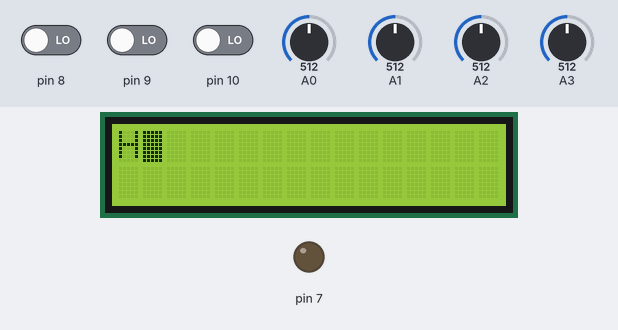
The sketch below on a simulated Arduino Uno, built with avr-gcc and run on an emulated ATmega328P. On the bench: 16×2 character LCD, output pins drawn as LEDs (lit = HIGH). The inputs (shaded band) are chosen by the test bench; at power-on: pin 8 LOW, pin 10 LOW, A0 = 512, pin 9 LOW, A1 = 512, A2 = 512, A3 = 512. What the sketch prints to the serial monitor is not drawn.

Above: at 0.8 s.
0.9 s: pin 8 driven HIGH
At 1.34 s:
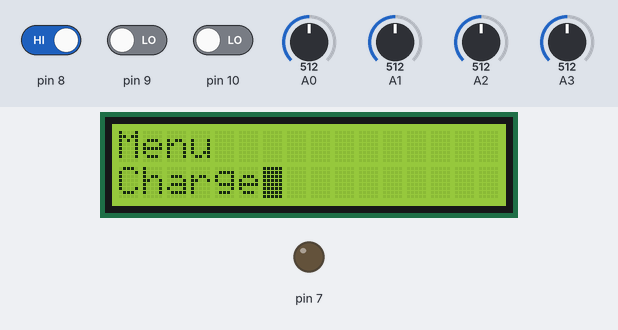
3.2 s: pin 10 driven HIGH
At 5.04 s:
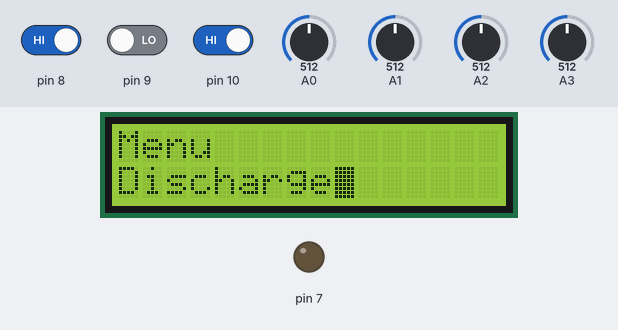
6.2 s: pin 8 driven LOW
At 8.6 s:
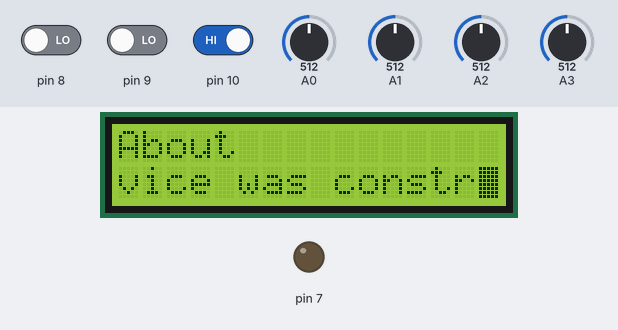
8.7 s: pin 8 driven HIGH
At 9.24 s:
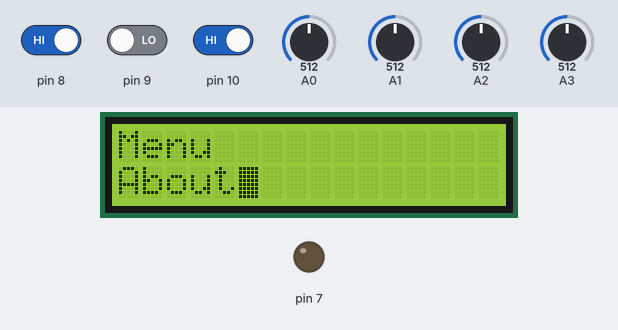
10.9 s: A0 set to 10
At 11.11 s:
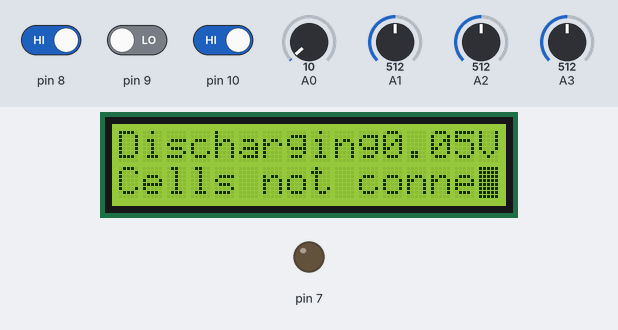
13.9 s: A0 set to 18
16.1 s: A0 set to 22
At 18.85 s:
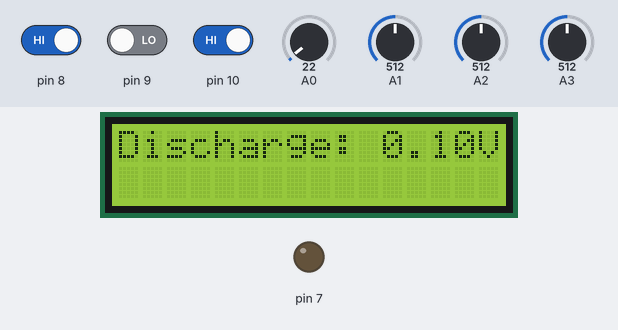
Timing chart, 0 to 20.1 s (numbered marks = the images above; inputs shaded):
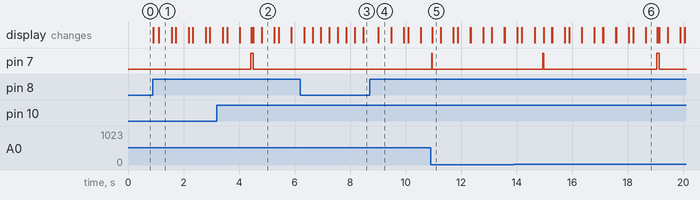

The sketch:

LiPo_Station_charge_discharge_balance.ino
```cpp
#include <LiquidCrystal.h>

LiquidCrystal lcd(12, 11, 5, 4, 3, 2);

int Poz, Ok;

int NrOfCells;
float CellVoltage[4];
float DischargeVoltage = 3.85;
float MinVoltage;

String MenuFunctions[6] = {"Charge", "Discharge", "Balance",
                           "Help",   "About",     "Nothing"};
int IMenuFunctions;

String AllCells;

String HelpMessage =
    "To use this device, press the ok button to select and the + and - buttons "
    "to navigate";
String AboutMessage1 =
    "This device was constructed by Teodor Neagoe as a learning arduino "
    "experiment in the summer of 2021. Please treat it as such!";
String AboutMessage2 =
    "Actually, the real cause of builiding this was the lack of a device that "
    "can put my LiPo acc on storage mode. As buying one is expensive, and I "
    "was planning on not useing one after finishing highshool, I've made this. "
    "Enjoy!";
String dischargeDone = "Discharge done!";

String ReadCells() {
    CellVoltage[0] = analogRead(A0) * 5.0 / 1023;
    CellVoltage[1] = analogRead(A1) * 5.0 / 1023 * 1.998 - CellVoltage[0];
    CellVoltage[2] =
        analogRead(A2) * 5.0 / 1023 * 3.204 - CellVoltage[1] - CellVoltage[0];
    CellVoltage[3] = analogRead(A3) * 5.0 / 1023 * 4.3 - CellVoltage[2] -
                     CellVoltage[1] - CellVoltage[0];
    NrOfCells = 0;  // This needs improvement: to check nr of cells, u have 2
                    // cases, and I've checked just the first case: Reading of a
                    // non-cell is I. 0 (so it's connected to ground), II.
                    // fluctuateing (so it's not connected to ground)
    for (int j = 0; j < 4 && analogRead(14 + j) > 20; j++) NrOfCells = j + 1;
    String allCells = "Cells not connected";
    if (NrOfCells > 0)
        allCells = "                C1: " + (String)CellVoltage[0],
        MinVoltage = CellVoltage[0];
    for (int i = 1; i < NrOfCells; i++)
        allCells += ", C" + (String)(i + 1) + ": " + (String)CellVoltage[i],
            MinVoltage += CellVoltage[i];
    MinVoltage /= NrOfCells;
    allCells += "                ";
    Serial.println(allCells);
    return allCells;
}

void setup() {
    Serial.begin(9600);
    lcd.begin(16, 2);

    pinMode(7, OUTPUT);
    pinMode(8, INPUT);
    pinMode(9, INPUT);
    pinMode(10, INPUT);
    pinMode(A0, INPUT);
    pinMode(A1, INPUT);
    pinMode(A2, INPUT);
    pinMode(A3, INPUT);
    pinMode(A4, INPUT);
    pinMode(A5, INPUT);

    lcd.blink();
    String hiMessage = "Hi...";
    for (int i = 0; i < hiMessage.length(); i++) {
        lcd.print(hiMessage[i]);
        while (millis() < i * 1000 + 1000)
            if (digitalRead(8)) {
                break;
            }
    }
    lcd.noBlink();

    lcd.setCursor(0, 1);
    lcd.print("   (Press ok)");
    while (!digitalRead(8) && millis() < 8000) {
    }
    delay(200);

    lcd.clear();
    String introMessage =
        "This is Teon's accumulator charger, discharger and balancer!          "
        "      ";
    lcd.setCursor(0, 1);
    lcd.print("   (Press ok)");
    for (int i = 0; i < (introMessage.length() - 15) * 2; i++) {
        lcd.home();
        lcd.print(introMessage.substring(Poz, Poz + 15));
        Poz = ++Poz % (introMessage.length() - 15);
        for (int j = 0; j < 250; j++) {
            if (digitalRead(8) == HIGH) {
                i = (introMessage.length() - 15) * 2;
                break;
            }
            delay(1);
        }
    }
}

void loop() {
    lcd.clear();
    lcd.print("Menu");
    lcd.setCursor(0, 1);
    lcd.print(MenuFunctions[IMenuFunctions]);
    lcd.blink();
    delay(150);  // variable + settings - for future
    if (digitalRead(10) == HIGH) IMenuFunctions = ++IMenuFunctions % 6;
    if (digitalRead(9) == HIGH)
        IMenuFunctions = (IMenuFunctions <= 0) ? 5 : --IMenuFunctions;
    if (digitalRead(8) == HIGH) {
        delay(300);
        switch (IMenuFunctions) {
            case 0: {
                lcd.clear();
                lcd.print("Charge");
                lcd.setCursor(0, 1);
                lcd.print("Error");
                while (!digitalRead(8)) {
                }
                lcd.noBlink();
                delay(150);
                lcd.clear();
                lcd.print("Error");
                String errorMessage =
                    "Sorry, an error occurred, please contact a specialist!    "
                    "            ";
                Poz = 0;
                while (Poz != -1) {
                    lcd.setCursor(0, 1);
                    lcd.print(errorMessage.substring(Poz, Poz + 15));
                    Poz = ++Poz % (errorMessage.length() - 15);
                    for (int j = 0; j < 300; j++) {
                        if (digitalRead(8) == HIGH) {
                            Poz = -1;
                            break;
                        }
                        delay(1);
                    }
                }
                break;
            }
            case 1: {
                AllCells = "", Poz = 0;
                while (AllCells != "Stop") {
                    lcd.noBlink();
                    lcd.clear();
                    lcd.print("Discharge: ");
                    lcd.print(DischargeVoltage);
                    lcd.print("V");
                    ReadCells();
                    if (digitalRead(9) == HIGH)
                        DischargeVoltage =
                            (DischargeVoltage - 0.05 < 0)
                                ? 3.85
                                : DischargeVoltage -
                                      0.05;  // A precisioun variable and
                                             // setting menu would be a future
                                             // ideea
                    if (digitalRead(10) == HIGH)
                        DischargeVoltage = (MinVoltage < DischargeVoltage + 0.05
                                                ? 0
                                                : DischargeVoltage + 0.05);
                    AllCells = ReadCells();
                    lcd.setCursor(0, 1);
                    lcd.print(AllCells.substring(Poz, Poz + 15));
                    Poz = ++Poz % (AllCells.length() - 15);
                    for (int j = 0; j < 250; j++) {
                        if (digitalRead(8) == HIGH) {
                            AllCells = "Stop";
                            break;
                        }
                        delay(1);
                    }
                }
                delay(300);
                ReadCells();
                Poz = 0, Ok = 0;
                while (Ok < 300 && Poz != -1) {
                    lcd.blink();
                    digitalWrite(7, HIGH);
                    Serial.println("Discharging");
                    lcd.clear();
                    lcd.print("Discharging");
                    lcd.print(DischargeVoltage);
                    lcd.print("V");
                    AllCells = ReadCells();
                    lcd.setCursor(0, 1);
                    lcd.print(AllCells.substring(Poz, Poz + 15));
                    Poz = ++Poz % (AllCells.length() - 15);
                    for (int j = 0; j < 250; j++) {
                        if (digitalRead(8) == HIGH) {
                            Poz = -1;
                            break;
                        }
                        if (MinVoltage < DischargeVoltage)
                            Ok++;
                        else
                            Ok = 0;
                        delay(1);
                    }
                }
                digitalWrite(7, LOW);
                delay(300);
                Poz = 0;
                while (Poz != -1) {
                    lcd.setCursor(0, 1);
                    lcd.print(dischargeDone);
                    for (int j = 0; j < 300; j++) {
                        if (digitalRead(8) == HIGH) {
                            Poz = -1;
                            break;
                        }
                        delay(1);
                    }
                }
                break;
            }
            case 2: {
                lcd.clear();
                lcd.print("Balance");
                lcd.setCursor(0, 1);
                lcd.print("Error");
                while (!digitalRead(8)) {
                }
                lcd.noBlink();
                delay(150);
                lcd.clear();
                lcd.print("Error");
                String errorMessage =
                    "Sorry, an error occurred, please contact a specialist!    "
                    "            ";
                Poz = 0;
                while (Poz != -1) {
                    lcd.setCursor(0, 1);
                    lcd.print(errorMessage.substring(Poz, Poz + 15));
                    Poz = ++Poz % (errorMessage.length() - 15);
                    for (int j = 0; j < 300; j++) {
                        if (digitalRead(8) == HIGH) {
                            Poz = -1;
                            break;
                        }
                        delay(1);
                    }
                }
                break;
            }
            case 3: {
                lcd.clear();
                lcd.print("Help");
                Poz = 0;
                while (Poz != -1) {
                    lcd.setCursor(0, 1);
                    lcd.print(HelpMessage.substring(Poz, Poz + 15));
                    Poz = ++Poz % (HelpMessage.length() - 15);
                    for (int j = 0; j < 300; j++) {
                        if (digitalRead(8) == HIGH) {
                            Poz = -1;
                            break;
                        }
                        delay(1);
                    }
                }
                break;
            }
            case 4: {
                lcd.clear();
                lcd.print("About");
                Poz = 0;
                while (Poz != -1) {
                    lcd.setCursor(0, 1);
                    lcd.print(AboutMessage1.substring(Poz, Poz + 15));
                    Poz = ++Poz % (AboutMessage1.length() - 15);
                    for (int j = 0; j < 300; j++) {
                        if (digitalRead(8) == HIGH) {
                            Poz = -1;
                            break;
                        }
                        delay(1);
                    }
                }

                delay(300);  // notworking
                lcd.clear();
                lcd.print("About");
                Poz = 0;
                while (Poz != -1) {
                    lcd.setCursor(0, 1);
                    lcd.print(AboutMessage2.substring(Poz, Poz + 15));
                    Poz = ++Poz % (AboutMessage2.length() - 15);
                    for (int j = 0; j < 300; j++) {
                        if (digitalRead(8) == HIGH) {
                            Poz = -1;
                            break;
                        }
                        delay(1);
                    }
                }
                break;
            }
            case 5: {
                lcd.clear();
                lcd.print("Nothing :))");
                AllCells = "";
                Poz = 0;
                while (AllCells != "Stop") {
                    AllCells = ReadCells();
                    lcd.setCursor(0, 1);
                    lcd.print(AllCells.substring(Poz, Poz + 15));
                    Poz = ++Poz % (AllCells.length() - 15);
                    for (int j = 0; j < 250; j++) {
                        if (digitalRead(8) == HIGH) {
                            AllCells = "Stop";
                            break;
                        }
                        delay(1);
                    }
                }
                break;
            }
        }
    }
}
```

Measured:
- the behaviour switches between 20 and 21 on A0 (found by bisection; images 5 and 6)
- after the input at 0.9 s, the display: first changes at once (image 1 shows a later state)
- after the input at 3.2 s, pin 7: LOW → HIGH after 1.2 s, → LOW 0.09 s later; the display: first differs from a run without the input after 0.82 s (image 2 shows a later state)
- after the input at 6.2 s, pin 7: stays LOW (without the input it goes to HIGH after 2.4 s); the display: first differs from a run without the input after 0.45 s (image 3 shows a later state)
- after the input at 8.7 s, the display: first changes after 0.31 s (image 4 shows a later state)
- after the input at 10.9 s, the display: changes after 0.06 s (image 5)
- after the input at 16.1 s, the display: first differs from a run without the input after 1.5 s (image 6 shows a later state)
